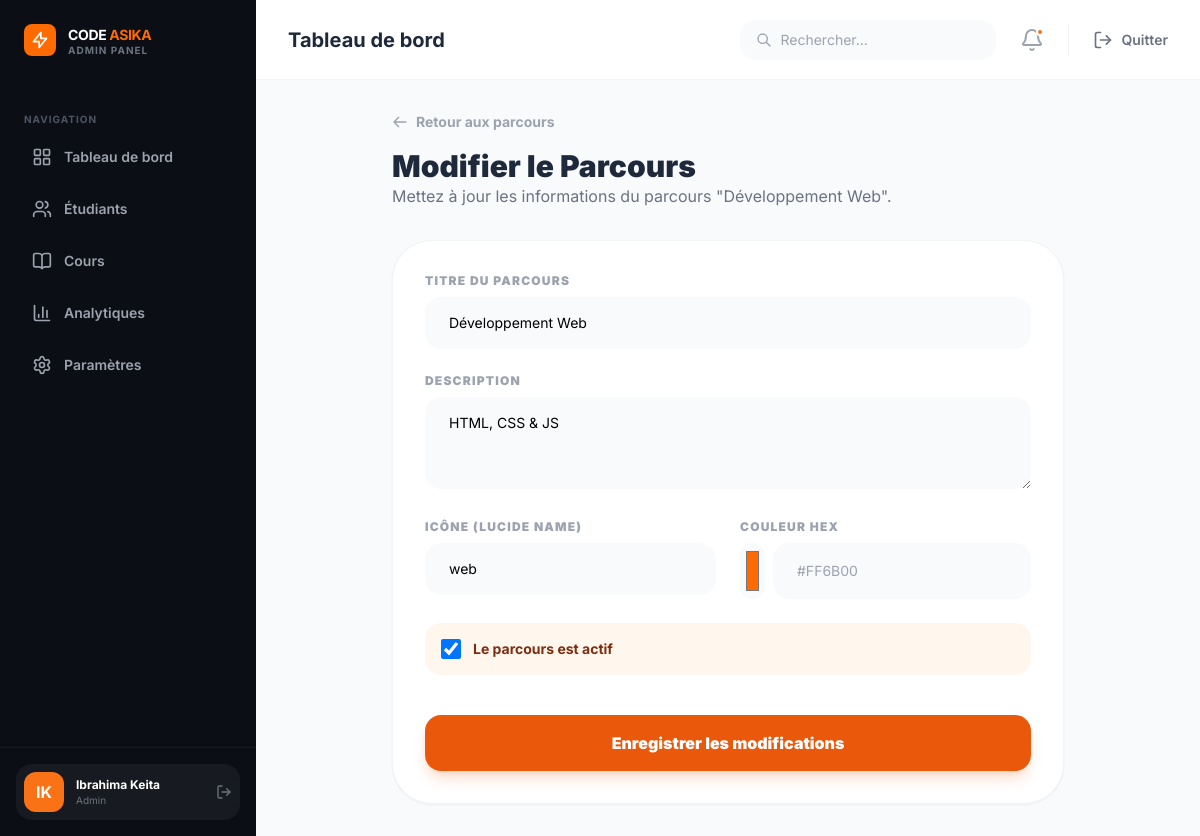
Page /admin/edit_course.php?id=1 (signed in) on the committed database.
### tables this page shows
CREATE TABLE paths (
    id INT AUTO_INCREMENT PRIMARY KEY,
    title VARCHAR(100) NOT NULL,
    description TEXT,
    icon VARCHAR(50),
    color_hex VARCHAR(7) DEFAULT '#FF6B00',
    is_active BOOLEAN DEFAULT TRUE
);

### admin/edit_course.php (the view, shortened to what this page needs)
<?php
require_once '../config/db.php';
$id = $_GET['id'] ?? null;
$stmt = $pdo->prepare("SELECT * FROM paths WHERE id = ?");
$stmt->execute([$id]);
$course = $stmt->fetch();
require_once 'header.php';
?>
<div class="max-w-2xl mx-auto">
    <div class="mb-8">
        <a href="courses.php" class="text-sm font-bold text-gray-400 hover:text-orange-600 flex items-center gap-2 mb-4 transition-colors">
            <svg class="w-4 h-4" fill="none" stroke="currentColor" viewBox="0 0 24 24"><path stroke-linecap="round" stroke-linejoin="round" stroke-width="2" d="M10 19l-7-7m0 0l7-7m-7 7h18"></path></svg>
            Retour aux parcours
        </a>
        <h2 class="text-3xl font-black text-slate-800">Modifier le Parcours</h2>
        <p class="text-gray-500">Mettez à jour les informations du parcours "<?php echo htmlspecialchars($course['title']); ?>".</p>
    </div>
    <form method="POST" class="bg-white rounded-[2.5rem] p-8 shadow-sm border border-gray-100 space-y-6">
        <div>
            <label class="block text-xs font-black uppercase tracking-widest text-gray-400 mb-2">Titre du Parcours</label>
            <input type="text" name="title" required value="<?php echo htmlspecialchars($course['title']); ?>"
                   class="w-full bg-gray-50 border-none rounded-2xl px-6 py-4 text-sm focus:ring-2 focus:ring-orange-500/20 transition-all">
        </div>
        <div>
            <label class="block text-xs font-black uppercase tracking-widest text-gray-400 mb-2">Description</label>
            <textarea name="description" rows="3" class="w-full bg-gray-50 border-none rounded-2xl px-6 py-4 text-sm focus:ring-2 focus:ring-orange-500/20 transition-all"><?php echo htmlspecialchars($course['description']); ?></textarea>
        </div>
        <div class="grid grid-cols-2 gap-6">
            <div>
                <label class="block text-xs font-black uppercase tracking-widest text-gray-400 mb-2">Icône (Lucide name)</label>
                <input type="text" name="icon" value="<?php echo htmlspecialchars($course['icon']); ?>"
                       class="w-full bg-gray-50 border-none rounded-2xl px-6 py-4 text-sm focus:ring-2 focus:ring-orange-500/20 transition-all">
            </div>
            <div>
                <label class="block text-xs font-black uppercase tracking-widest text-gray-400 mb-2">Couleur Hex</label>
                <div class="flex gap-2">
                    <input type="color" name="color_hex" value="<?php echo $course['color_hex']; ?>"
                           class="w-14 h-14 border-none rounded-xl cursor-pointer bg-gray-50 p-1">
                    <input type="text" id="color_text" value="<?php echo strtoupper($course['color_hex']); ?>" readonly
                           class="flex-1 bg-gray-50 border-none rounded-2xl px-6 py-4 text-sm text-gray-400">
                </div>
            </div>
        </div>
        <div class="flex items-center gap-3 p-4 bg-orange-50 rounded-2xl">
            <input type="checkbox" name="is_active" id="is_active" <?php echo $course['is_active'] ? 'checked' : ''; ?>
                   class="w-5 h-5 rounded text-orange-600 focus:ring-orange-500 border-gray-300">
            <label for="is_active" class="text-sm font-bold text-orange-900">Le parcours est actif</label>
        </div>
        <div class="pt-4">
            <button type="submit" class="w-full bg-orange-600 hover:bg-orange-700 text-white font-black py-4 rounded-2xl shadow-lg shadow-orange-600/20 transition-all">
                Enregistrer les modifications
            </button>
        </div>
    </form>
</div>
<?php require_once 'footer.php'; ?>

### admin/header.php (style rules this page uses)
body { font-family: 'Inter', sans-serif; background-color: #F9FAFB; }

### rows in the picture
paths: title "Développement Web", description "HTML, CSS & JS", icon "web", color_hex "#ff6b00", color_hex "#FF6B00", is_active "☑"

### other values in the picture
$fullName "Ibrahima Keita"
$_SESSION['role'] "Admin"
